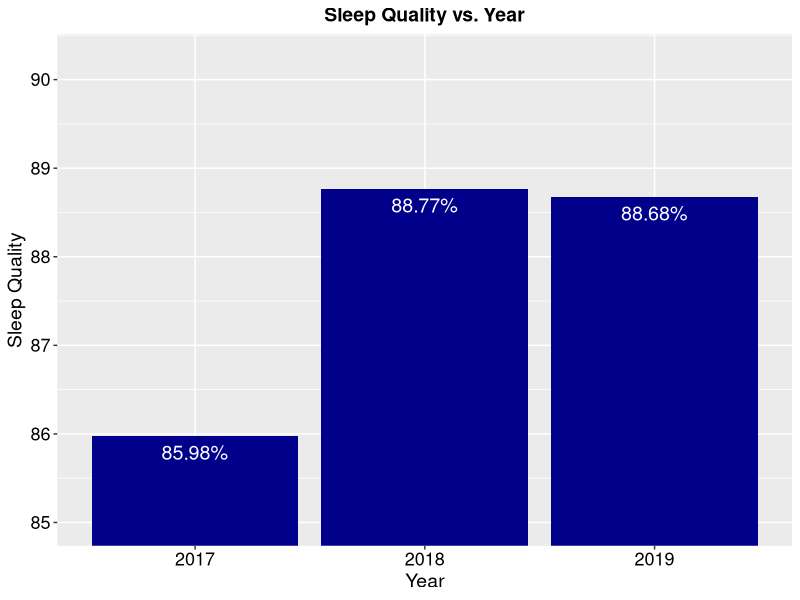
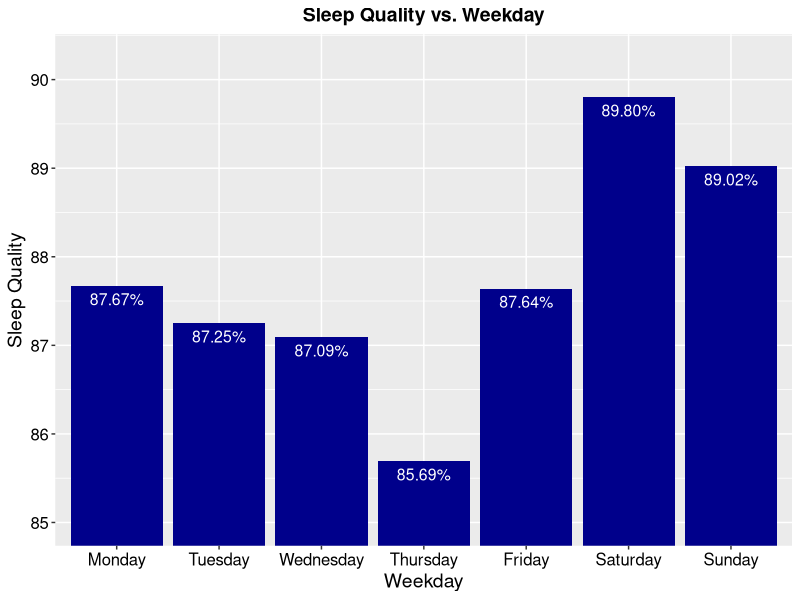

Source code (R) for these figures, in order:
## ---- chunk 1
library(lubridate)
library(knitr)
library(kableExtra)
library(tidyverse)
library(stringr)
library(ggplot2)
library(dplyr)

Start_Date = as.Date("02-07-2017", format = "%m-%d-%Y")

percent = function(x, digits = 2, format = "f", ...) {
  formatC(x, format = format, digits = digits, ...) %>% paste("%", sep = "")
}
## ---- chunk 2
round_down_2_decimals = function(x, digits = 2, format = "f", ...) {
  x %>% "*"(100) %>% floor() %>% "/"(100) %>% formatC(format = "f", digits = 2)
}
## ---- chunk 3
Update_Date = as.Date("06-28-2019", format = "%m-%d-%Y")

# The morning of the last sleep

sleep = read.csv(file = "files/sleepdata_6_28_2019.csv", sep = ";")
## ---- chunk 4
total_time = function(seconds) {
  h = seconds %>% sum() %>% "%/%"(60) %>% "%/%"(60)
  m = seconds %>% sum() %>% "%/%"(60) %>% "%%"(60) %>% paste(":01 ", today(), sep = "") %>% as.POSIXct(format = "%M:%S %Y-%m-%d") %>% str_sub(start = 15, end = 16)
  s = seconds %>% sum() %>% "%%"(60) %>% paste(":01 ", today(), sep = "") %>% as.POSIXct(format = "%M:%S %Y-%m-%d") %>% str_sub(start = 15, end = 16)
  t = paste(h, ":", m, ":", s, sep = "")
  return(t)
}

minutes_to_time = function(insert_min) {
  hours = insert_min %>% sum() %>% "%/%"(60) %>% floor()
  minutes = insert_min %>% sum() %>% "%%"(60) %>% floor() %>% paste(":01 ", today(), sep = "") %>% as.POSIXct(format = "%M:%S %Y-%m-%d") %>% str_sub(start = 15, end = 16)
  return(paste(hours, ":", minutes, sep = ""))
}
## ---- chunk 5
sleep$Sleep.quality = str_extract(string = sleep$Sleep.quality, pattern = "[0-9]{1,3}") %>% as.integer()
sleep$Time.in.bed = str_extract(string = sleep$Time.in.bed, pattern = "[0-9]{1,2}") %>% as.integer() * (60) + (str_extract(string = sleep$Time.in.bed, pattern = ":[0-9]{1,2}") %>% str_extract(pattern = "[0-9]{1,2}") %>% as.integer()) %>% as.integer()


sleep$enddates = str_extract(string = sleep$End, pattern = "[0-9]{4}-[0-9]{2}-[0-9]{2}") %>% as.Date()

add_on = cbind(matrix(setdiff(c(as.Date(1:(Update_Date - Start_Date), origin = Start_Date)), str_extract(string = sleep$End, pattern = "[0-9]{4}-[0-9]{2}-[0-9]{2}") %>% as.Date()),
                      nrow = length(setdiff(c(as.Date(1:(Update_Date - Start_Date), origin = Start_Date)), str_extract(string = sleep$End, pattern = "[0-9]{4}-[0-9]{2}-[0-9]{2}") %>% as.Date())),
                      ncol = 1),
              matrix(NA,
                     nrow = length(setdiff(c(as.Date(1:(Update_Date - Start_Date), origin = Start_Date)), str_extract(string = sleep$End, pattern = "[0-9]{4}-[0-9]{2}-[0-9]{2}") %>% as.Date())),
                     ncol = ncol(sleep) - 1)) %>% as.data.frame()
add_on$V1 = as.Date(add_on$V1, origin = "1970-01-01", tz = "CDT")
names(add_on) = names(sleep)
add_on$enddates = add_on$Start
add_on$Start = add_on$End

sleep = rbind(sleep, add_on)

sleep = sleep[order(sleep$enddates, decreasing = FALSE), ]

sleep$Weekday = factor(x = rep(c("Monday", "Tuesday", "Wednesday", "Thursday", "Friday", "Saturday", "Sunday"), len = nrow(sleep)),
                       levels = c("Monday", "Tuesday", "Wednesday", "Thursday", "Friday", "Saturday", "Sunday", "Total", "Average"))

sleep$theo_startdates = sleep$enddates - 1

sleep$Year = sleep$theo_startdates %>%
  format(format = "%Y") %>%
  factor(levels = sleep$theo_startdates %>%
           format(format = "%Y") %>%
           unique() %>%
           sort()
         )

sleep$Month = sleep$theo_startdates %>%
  format(format = "%m") %>%
  factor(levels = sleep$theo_startdates %>%
           format(format = "%m") %>%
           unique() %>%
           sort()
         )

sleep$YearMonth = paste(sleep$Month, " ", sleep$Year, sep = "") %>% factor(levels = paste(month.name, rep(sleep$Year %>% levels(), each = length(month.name)))[1:(Update_Date %>% format(format = "%m") %>% as.integer() %>% "+"(1) - Start_Date %>% format(format = "%m") %>% as.integer() + (Update_Date %>% format(format = "%y") %>% as.integer() - Start_Date %>% format(format = "%y") %>% as.integer()) %>% "*"(12))])

sleep$Start = sleep$Start %>% as.POSIXct(format = "%Y-%m-%d %H:%M:%S")
sleep$End = sleep$End %>% as.POSIXct(format = "%Y-%m-%d %H:%M:%S")

sleep$duration = difftime(time1 = sleep$End, time2 = sleep$Start, units = "sec") #%>% "/"(60)

sleep$sa3_sleep_start = difftime(time1 = sleep$Start, time2 = str_extract(string = sleep$theo_startdates, pattern = "[0-9]{4}-[0-9]{2}-[0-9]{2}") %>% paste(" 18:00:00 PM", sep = "") %>% as.POSIXct(format = "%Y-%m-%d %H:%M:%S"), units = "sec")
sleep$sb3_sleep_end = difftime(time1 = str_extract(string = sleep$enddates, pattern = "[0-9]{4}-[0-9]{2}-[0-9]{2}") %>% paste(" 18:00:00 PM", sep = "") %>% as.POSIXct(format = "%Y-%m-%d %H:%M:%S"), time2 = sleep$End, units = "sec")
## ---- chunk 6
to_bed_time = function(s) {
  k = (today() %>% paste(" 18:00:00 PM", sep = "") %>% as.POSIXct(format = "%Y-%m-%d %H:%M:%S %p") + s) %>% strftime(format = "%r")
  return(k)
}

wake_ups_time = function(s) {
  k = (today() %>% paste(" 18:00:00 PM", sep = "") %>% as.POSIXct(format = "%Y-%m-%d %H:%M:%S %p") - s) %>% strftime(format = "%r")
  return(k)
}
## ---- chunk 7
seconds_to_time = function(insert_seconds) {

a = ifelse(test = insert_seconds %/% (60 * 60) == 0,
       yes = 0,
       no = insert_seconds %/% (60 * 60) %>% strptime(format = "%S") %>% str_extract(pattern = ":[0-9]{2}:[0-9]{1,2}") %>% str_extract(pattern = "[0-9]{1}:[0-9]{2}") %>% str_extract(pattern = "[0-9]{2}") %>% as.integer())

a = ifelse(a >= 13,
           yes = paste(a - 12, sep = ""),
           no = ifelse(a == 12,
                       yes = "12",
                       no = paste(a, sep = "")))

b = ifelse(test = insert_seconds %/% 60 %% 60 == 0,
       yes = "00" %>% paste(sep = ""),
       no = insert_seconds %/% 60 %% 60 %>% strptime(format = "%S") %>% str_extract(pattern = ":[0-9]{2}:[0-9]{1,2}") %>% str_extract(pattern = "[0-9]{1}:[0-9]{2}") %>% str_extract(pattern = "[0-9]{2}") %>% as.character())

c = ifelse(test = insert_seconds %% 60 == 0,
       yes = "00" %>% paste(sep = ""),
       no = insert_seconds %% 60 %>% strptime(format = "%S") %>% str_extract(pattern = ":[0-9]{2}:[0-9]{1,2}") %>% str_extract(pattern = "[0-9]{1}:[0-9]{2}") %>% str_extract(pattern = "[0-9]{2}") %>% as.character())

d = ifelse(test = a >= 6 & a <= 11,
           yes = "PM",
           no = "AM")



meow = strptime(paste(a, b, c, sep = ":"), format = "%H:%M:%S")
e = str_extract(string = meow, pattern = "[0-9]{2}:[0-9]{2}:[0-9]{2}")
f = paste(e, " ", d, sep = "")
return(f)
}
## ---- chunk 8
options(dplyr.summarise.inform = FALSE)

groupby_year = sleep %>%
  group_by(Year) %>%
  summarise(total = Sleep.quality %>% ">="(0) %>% sum(na.rm = TRUE),
            avg_quality = Sleep.quality %>% mean(na.rm = TRUE) %>% round_down_2_decimals(),
            time_in_bed = mean(Time.in.bed, na.rm = TRUE) %>% minutes_to_time(),
            to_bed = sa3_sleep_start %>% mean(na.rm = TRUE) %>% to_bed_time(),
            wake_ups_time_litty = sb3_sleep_end %>% mean(na.rm = TRUE) %>% wake_ups_time()
           # nap_prob = paste((Sleep.Notes %>% str_detect(pattern = "Took a nap \\(1 hour\\)") %>% sum(na.rm = TRUE) + Sleep.Notes %>% str_detect(pattern = "Took a nap \\(1.5 hours\\)") %>% sum(na.rm = TRUE) + Sleep.Notes %>% str_detect(pattern = "Took a nap \\(2 hours\\)") %>% sum(na.rm = TRUE)) %>% "/"(Sleep.quality %>% ">="(0) %>% sum(na.rm = TRUE)) %>% "*"(10000) %>% floor() %>% "/"(100), "%", sep = "")
            #avg_footsteps = Activity..steps. %>% mean(na.rm = TRUE) %>% floor()
            )
## ---- chunk 9
names(groupby_year) = c("Year", "Total Nights", "Sleep Quality (%)", "Average Time in Bed", "Asleep Time", "Wake Up Time")

kable(groupby_year, format = "html", align = "lrrcrrr") %>%
  kable_styling(bootstrap_options = c("hover", "responsive"))
## ---- chunk 10
ggplot(data = groupby_year, aes(x = Year, y = `Sleep Quality (%)` %>% as.numeric())) +
  geom_bar(stat = "identity", fill = "darkblue") +
  geom_text(aes(label = percent(`Sleep Quality (%)`)), vjust = 1.6, color = "white", size = 5) +
  ggtitle(label = "Sleep Quality vs. Year") +
  xlab(label = "Year") +
  ylab(label = "Sleep Quality") +
  coord_cartesian(ylim = c(85, 90.25)) + 
  theme(plot.title = element_text(hjust = 0.5, size = 14, face = "bold"),
        axis.text.x = element_text(size = 13, color = "black"),
        axis.text.y = element_text(size = 13, color = "black"),
        axis.title.x = element_text(size = 14, color = "black"),
        axis.title.y = element_text(size = 14, color = "black"))
## ---- chunk 11
# options(dplyr.summarise.inform = FALSE)

groupby_weekday = sleep %>%
  group_by(Weekday) %>%
  summarise(total = Sleep.quality %>% ">="(0) %>% sum(na.rm = TRUE),
            avg_quality = Sleep.quality %>% mean(na.rm = TRUE) %>% round_down_2_decimals(),
            time_in_bed = mean(Time.in.bed, na.rm = TRUE) %>% minutes_to_time(),
            to_bed = sa3_sleep_start %>% mean(na.rm = TRUE) %>% to_bed_time(),
            wake_ups_time_litty = sb3_sleep_end %>% mean(na.rm = TRUE) %>% wake_ups_time()
            #bed_time = (ifelse(test = str_extract(string = Start, pattern = "[0-9]{2}:[0-9]{2}:[0-9]{2}") %>% str_extract(pattern = "[0-9]{2}") %>% as.numeric() %>% "*"(60) %>% "*"(60) <= 60 * 60 * 12, yes = str_extract(string = Start, pattern = "[0-9]{2}:[0-9]{2}:[0-9]{2}") %>% str_extract(pattern = "[0-9]{2}") %>% as.numeric() %>% "*"(60) %>% "*"(60) %>% "+"(60 * 60 *24), no = str_extract(string = Start, pattern = "[0-9]{2}:[0-9]{2}:[0-9]{2}") %>% str_extract(pattern = "[0-9]{2}") %>% as.numeric() %>% "*"(60) %>% "*"(60)) + str_extract(string = Start, pattern = "[0-9]{2}:[0-9]{2}:[0-9]{2}") %>% str_extract(pattern = ":[0-9]{2}:") %>% str_extract(pattern = "[0-9]{2}") %>% as.numeric() %>% "*"(60) + str_extract(string = Start, pattern = "[0-9]{2}:[0-9]{2}:[0-9]{2}") %>% str_extract(pattern = ":[0-9]{2}:[0-9]{2}") %>% str_extract(pattern = "[0-9]{1}:[0-9]{2}") %>% str_extract(pattern = "[0-9]{2}") %>% as.numeric() - (60 * 60 * 12)) %>% as.numeric() %>% mean(na.rm = TRUE) %>% seconds_to_time(),
            #wake_time = (ifelse(test = str_extract(string = End, pattern = "[0-9]{2}:[0-9]{2}:[0-9]{2}") %>% str_extract(pattern = "[0-9]{2}") %>% as.numeric() %>% "*"(60) %>% "*"(60) <= 60 * 60 * 12, yes = str_extract(string = End, pattern = "[0-9]{2}:[0-9]{2}:[0-9]{2}") %>% str_extract(pattern = "[0-9]{2}") %>% as.numeric() %>% "*"(60) %>% "*"(60) %>% "+"(60 * 60 *24), no = str_extract(string = End, pattern = "[0-9]{2}:[0-9]{2}:[0-9]{2}") %>% str_extract(pattern = "[0-9]{2}") %>% as.numeric() %>% "*"(60) %>% "*"(60)) + str_extract(string = End, pattern = "[0-9]{2}:[0-9]{2}:[0-9]{2}") %>% str_extract(pattern = ":[0-9]{2}:") %>% str_extract(pattern = "[0-9]{2}") %>% as.numeric() %>% "*"(60) + str_extract(string = End, pattern = "[0-9]{2}:[0-9]{2}:[0-9]{2}") %>% str_extract(pattern = ":[0-9]{2}:[0-9]{2}") %>% str_extract(pattern = "[0-9]{1}:[0-9]{2}") %>% str_extract(pattern = "[0-9]{2}") %>% as.numeric() - (60 * 60 * 12)) %>% as.numeric() %>% mean(na.rm = TRUE) %>% seconds_to_time()
           # nap_prob = paste((Sleep.Notes %>% str_detect(pattern = "Took a nap \\(1 hour\\)") %>% sum(na.rm = TRUE) + Sleep.Notes %>% str_detect(pattern = "Took a nap \\(1.5 hours\\)") %>% sum(na.rm = TRUE) + Sleep.Notes %>% str_detect(pattern = "Took a nap \\(2 hours\\)") %>% sum(na.rm = TRUE)) %>% "/"(Sleep.quality %>% ">="(0) %>% sum(na.rm = TRUE)) %>% "*"(10000) %>% floor() %>% "/"(100), "%", sep = "")
            #avg_footsteps = Activity..steps. %>% mean(na.rm = TRUE) %>% floor()
            )
## ---- chunk 12
names(groupby_weekday) = c("Day", "Total Nights", "Sleep Quality (%)", "Average Time in Bed", "Avg Asleep Time", "Avg Wake Up Time")

kable(groupby_weekday, format = "html", align = "lcccccc") %>%
  kable_styling(bootstrap_options = c("hover", "responsive"))# %>%
  #row_spec(row = nrow(groupby_weekday), bold = TRUE, font_size = 21)
## ---- chunk 13

options(dplyr.summarise.inform = FALSE)

ggplot(data = groupby_weekday, aes(x = Day, y = `Sleep Quality (%)` %>% as.numeric())) +
  geom_bar(stat = "identity", fill = "darkblue") +
  geom_text(aes(label = percent(`Sleep Quality (%)`)), vjust = 1.6, color = "white", size = 4) +
  ggtitle(label = "Sleep Quality vs. Weekday") +
  xlab(label = "Weekday") +
  ylab(label = "Sleep Quality") +
  coord_cartesian(ylim = c(85, 90.25)) + 
  theme(plot.title = element_text(hjust = 0.5, size = 14, face = "bold"),
        axis.text.x = element_text(size = 12, color = "black"),
        axis.text.y = element_text(size = 12, color = "black"),
        axis.title.x = element_text(size = 14, color = "black"),
        axis.title.y = element_text(size = 14, color = "black"))
